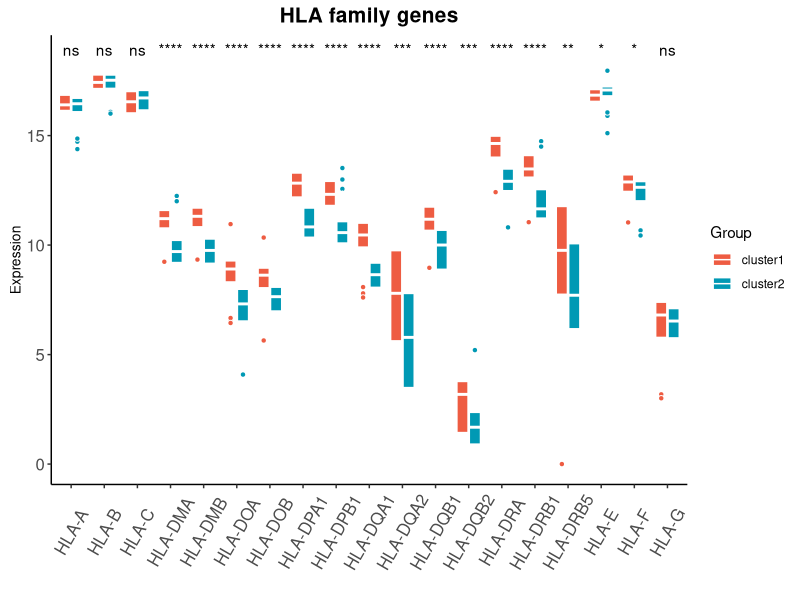
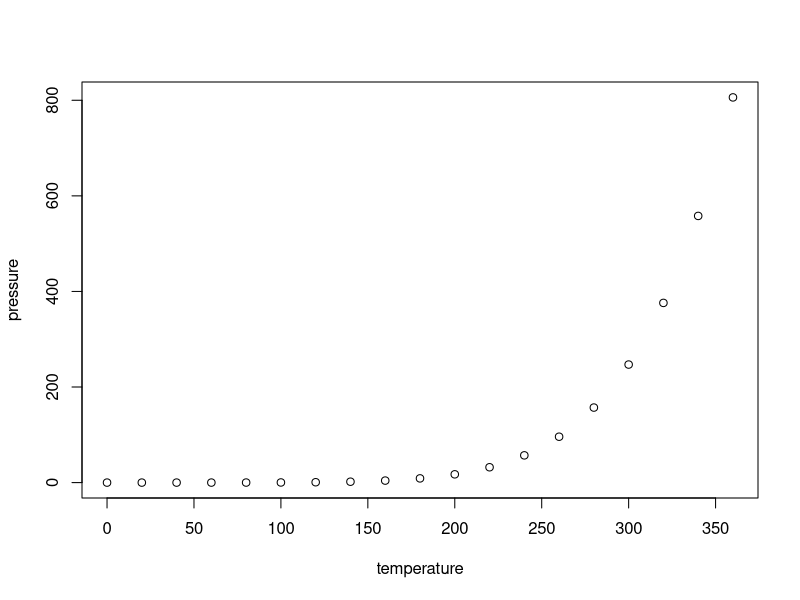

Recreate these plots in R, in order.
## ---- chunk 1
rm(list = ls())

rt=read.table("MHC_GENE.txt",sep="\t",header=T,row.names=1,check.names=F)    
rt1=rt[,-1]
rt1=t(rt1)
rt1=log2(rt1+1)
library(tidyverse)
library(ggpubr)
rt1=as.data.frame(t(rt1))
dat <- rt1 %>% as.data.frame() %>%
  rownames_to_column("Sample") %>% 
  gather(key = Complement_Gene,value = Expression,-Sample)
dat$Group = rt[,1]
ggplot(dat,aes(Complement_Gene,Expression,fill = Group)) + 
  geom_boxplot(outlier.shape = 21,color = "white") + 
  labs(title = "HLA family genes", 
       x="",y = "Expression") +
  theme(legend.position = "top") + 
  theme_classic()  + 
  theme(axis.title.y =  element_text(size = 10,vjust = 0.5,hjust = 0.5))+
  theme(axis.text.x = element_text(size = 12,angle = 45,vjust = 0.5,hjust = 0.5))+
  theme(axis.text.y = element_text(size = 12))+
  theme(plot.title = element_text(hjust = 0.5,size=15,face="bold"))+
  theme(axis.text.x = element_text(angle=60,vjust = 0.5))+
  scale_fill_manual(values = c("tomato2","#0099B4FF"))+ stat_compare_means(aes(group = Group,label = ..p.signif..),method = "wilcox.test")

## ---- chunk 2
summary(cars)
## ---- chunk 3
plot(pressure)
